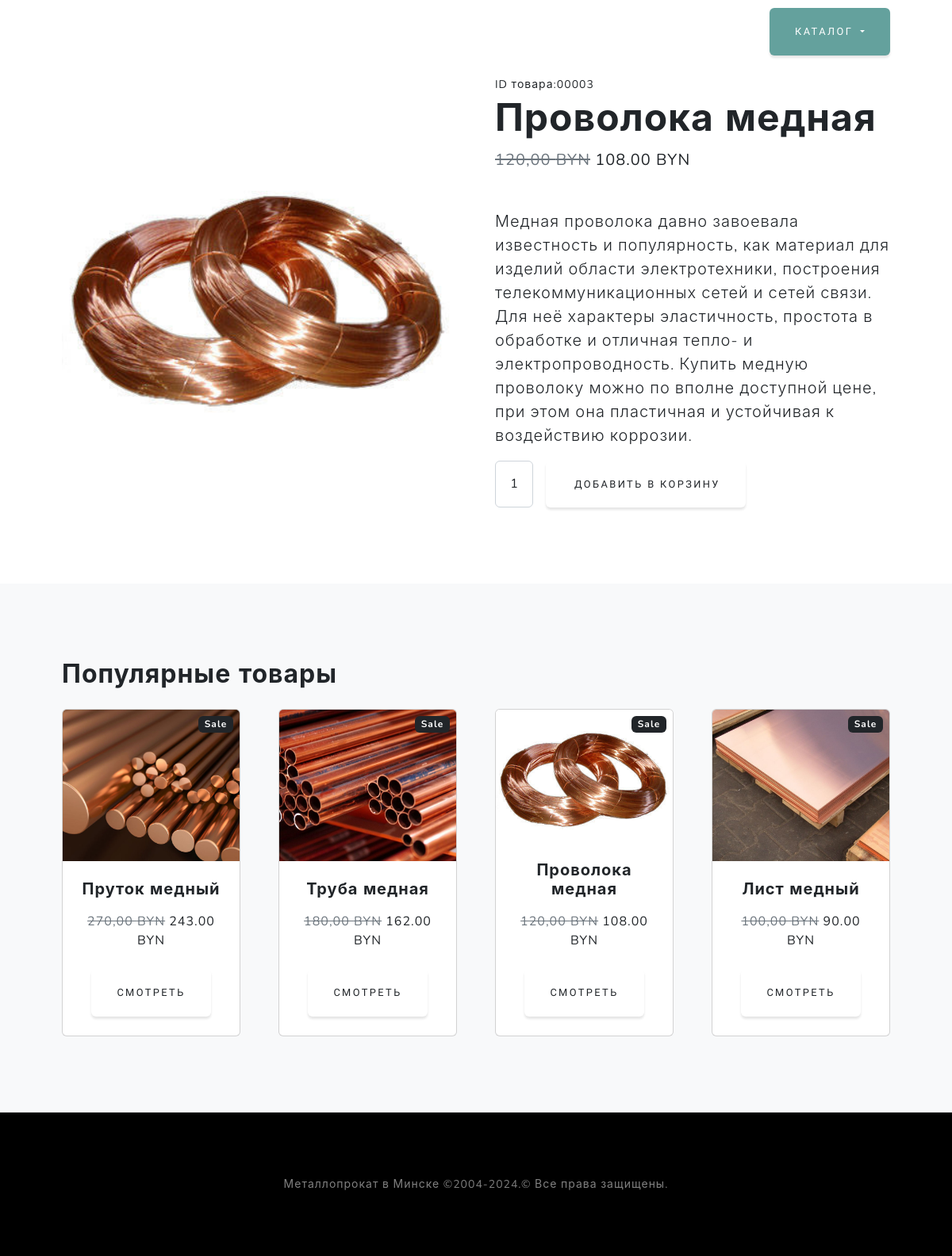
/catalog/product/provoloka-mednaya/, run on the app's committed database.
### goods/models.py (models this page shows, shortened)
class Products(models.Model):
    name = models.CharField(max_length = 150, unique = True, verbose_name="Название")
    slug = models.SlugField(max_length=200, unique=True, blank=True, null=True, verbose_name="URL")
    price = models.DecimalField(default=0.00, max_digits=7, decimal_places=2, verbose_name="Цена")
    image = models.ImageField(upload_to="goods_images",blank=True, null=True, verbose_name="Изображение")
    category = models.ForeignKey(to=Categories,on_delete=models.CASCADE, verbose_name='Категория')
    description = models.TextField(max_length=1000,unique=True,blank=True,null=True,verbose_name="Описание")
    discount = models.DecimalField(default=0.00, max_digits=4, decimal_places=2, verbose_name="Скидка в %")
    class Meta:
        db_table = "product"
        verbose_name = "Продукт"
        verbose_name_plural = "Продукты"
    def display_id(self):
        return f"{self.id:05}"
    def calc_discount(self):
        if self.discount:
            return format(self.price - self.price*self.discount/100,'.2f')

### goods/views.py (the view)
# urls.py: path('product/<slug:product_slug>/', views.product, name='product'),
def product(request, product_slug):
    product = Products.objects.get(slug=product_slug)
    context ={
        'product':product
    }
    return render(request, 'goods/product.html',context=context)

### goods/templatetags/goods_tags.py (called while the page is built)
@register.simple_tag()
def tag_categories():
    return Categories.objects.all()

@register.simple_tag()
def tag_products_sell():
    return Products.objects.filter(discount__gte=10)

### goods/templates/goods/product.html (shortened to what this page needs)
{% extends "main/base.html" %}
{% load static %}
{% block main %}
{% load goods_tags %}
<section class="py-5">
    <div class="container px-4 px-lg-5 my-5">
        <div class="row gx-4 gx-lg-5 align-items-center">
            <div class="col-md-6">
            <img class="card-img-top mb-5 mb-md-0" src="{{product.image.url}}" alt="..." />
            </div>
            <div class="col-md-6">
                <div class="small mb-1">ID товара:{{product.display_id}}</div>
                <h1 class="display-5 fw-bolder">{{product.name}}</h1>
                <div class="fs-5 mb-5">
                    {% if  product.discount%}
                        <span class="text-muted text-decoration-line-through">{{product.price}} BYN</span>
                        <span>{{product.calc_discount}} BYN</span>
                    {% else %}
                        <span>{{product.price}} BYN</span>
                    {% endif %}
                </div>
                <p class="lead">{{product.description}}</p>
                <div class="d-flex">
                    <input class="form-control text-center me-3" id="inputQuantity" type="num" value="1" style="max-width: 3rem" />
                    <button class="btn btn-outline-dark flex-shrink-0" type="button">
                        Добавить в корзину
                    </button>
                </div>
            </div>
        </div>
    </div>
</section>
<section class="py-5 bg-light">
    <div class="container px-4 px-lg-5 mt-5">
        <h2 class="fw-bolder mb-4">Популярные товары</h2>
        <div class="row gx-4 gx-lg-5 row-cols-2 row-cols-md-3 row-cols-xl-4 justify-content-center">
            {% tag_products_sell as products %}
            {% for product in products %}
            <div class="col mb-5">
                <div class="card h-100">
                {% if  product.discount %}
                    <div class="badge bg-dark text-white position-absolute" style="top: 0.5rem; right: 0.5rem">Sale</div>
                {% endif %}
                {% if product.image %}
                    <img class="card-img-top" style="  height: inherit; object-fit: cover;" src="{{ product.image.url }}" alt="{{product.name}}" />
                {% else %}
                    <img class="card-img-top" style="  height: inherit; object-fit: cover;" src="{% static "assets/img/not_found.png" %}" alt="..." />
                {% endif %}
                    <div class="card-body p-4">
                        <div class="text-center">
                            <h5 class="fw-bolder">{{ product.name }}</h5>
                        {% if  product.discount%}
                            <span class="text-muted text-decoration-line-through">{{product.price}} BYN</span>
                            <span>{{product.calc_discount}} BYN</span>
                        {% else %}
                            <span>{{product.price}} BYN</span>
                        {% endif %}
                        </div>
                    </div>
                    <div class="card-footer p-4 pt-0 border-top-0 bg-transparent">
                        <div class="text-center"><a class="btn btn-outline-dark mt-auto" href="{% url "goods:product" product.slug%}">Смотреть</a></div>
                    </div>
                </div>
            </div>
            {% endfor %}
        </div>
    </div>
</section>
{% endblock main%}

### data on the page
Products: image (picture), display_id "00003", name "Проволока медная", price "120,00", calc_discount "108.00", description "Медная проволока давно завоевала известность и популярность, как материал для изделий области электротехники, построения телекоммуникационных сетей и сетей связи. Для неё характеры эластичность, простота в обработке и отличная тепло- и электропроводность. Купить медную проволоку можно по вполне доступной цене, при этом она пластичная и устойчивая к воздействию коррозии.", shows "Sale"
Products: shows "Sale", image (picture), name "Пруток медный", price "270,00", calc_discount "243.00"
Products: shows "Sale", image (picture), name "Труба медная", price "180,00", calc_discount "162.00"
Products: shows "Sale", image (picture), name "Лист медный", price "100,00", calc_discount "90.00"
